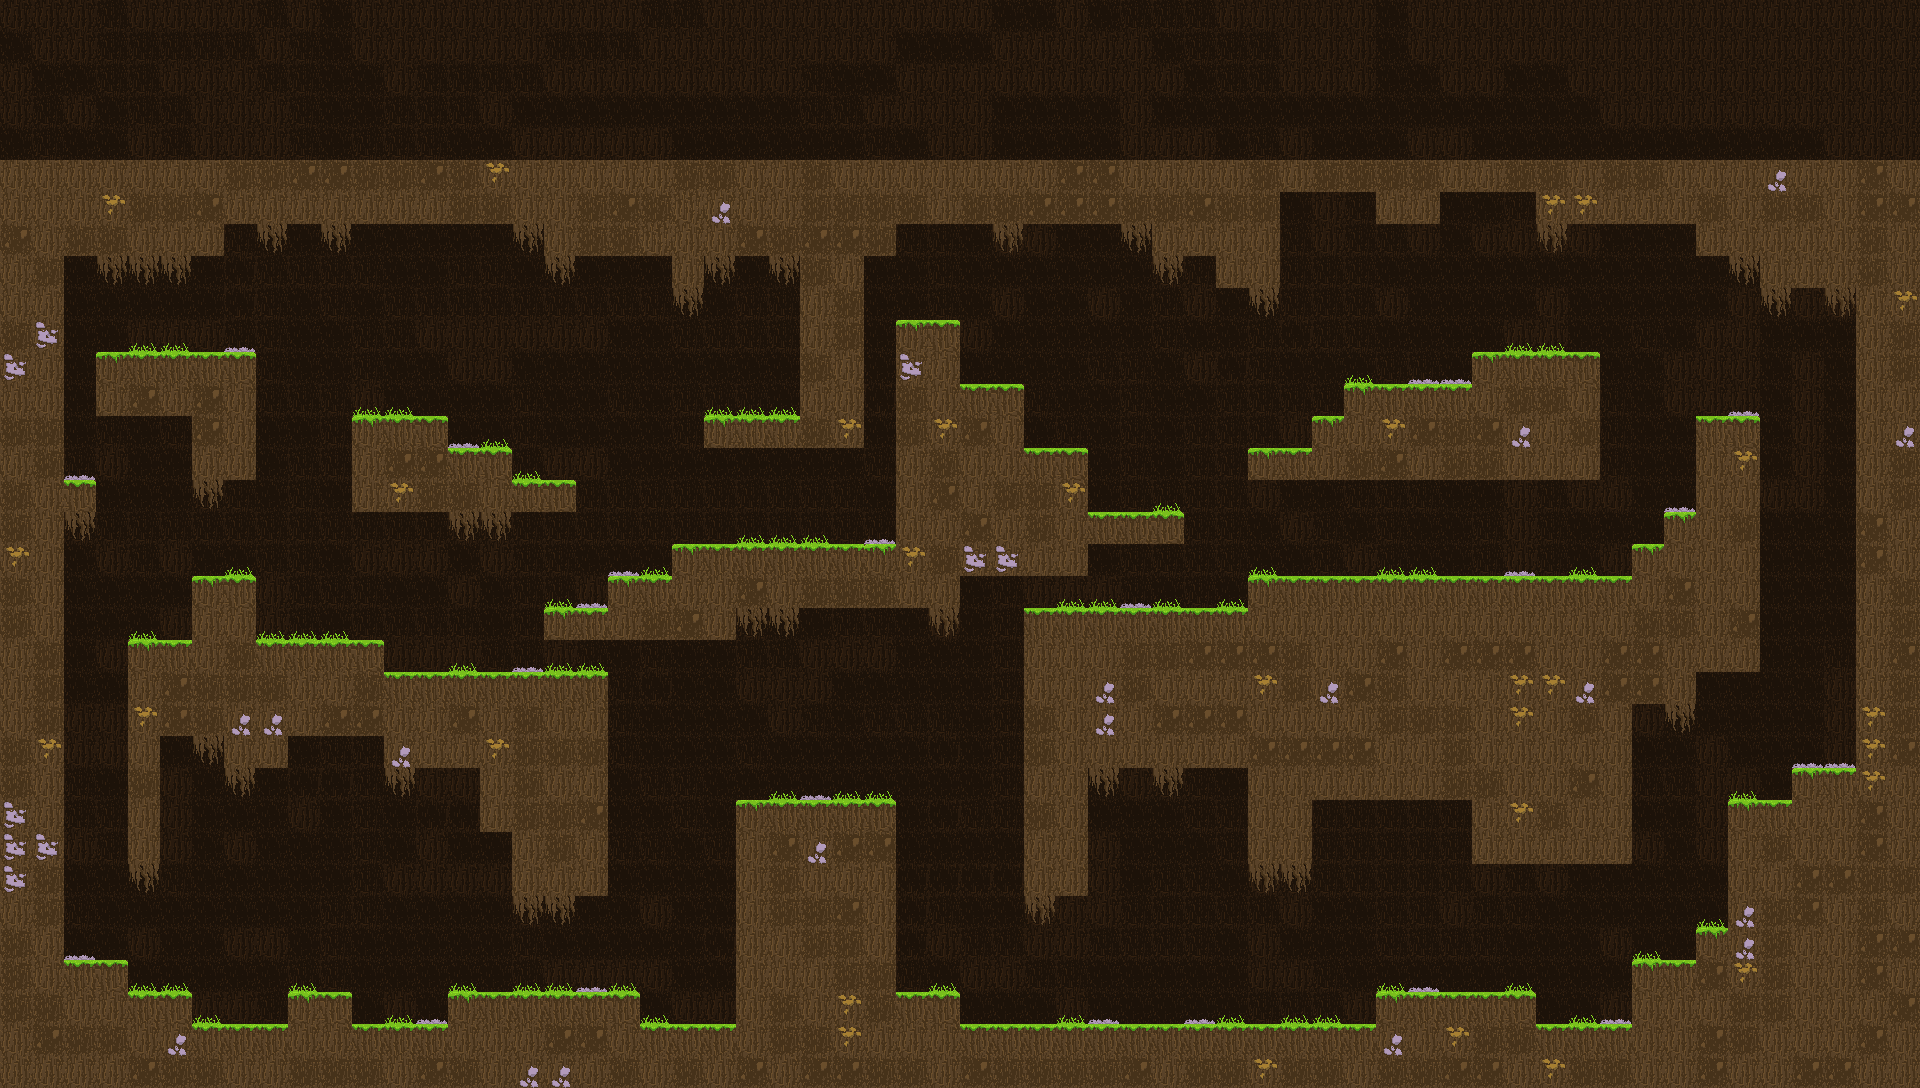

The image is a tile-based game level rendered from a .tmx file. Its description and source (layers, tilesets, objects; grid data summarised) follow:
An orthogonal 60x34 tile map with 32x32 px tiles, 3 tile layers (Background, Block_parkour, Decoration).

<map version="1.2" tiledversion="1.2.1" orientation="orthogonal" renderorder="right-down" width="60" height="34" tilewidth="32" tileheight="32" infinite="0" nextlayerid="35" nextobjectid="1">
 <tileset firstgid="1" source="new.tsx" />
 <layer id="31" name="Background" width="60" height="34">
  <data>[2040 cells, 2040 non-empty, 4 distinct tile ids]</data>
 </layer>
 <layer id="32" name="Block_parkour" width="60" height="34">
  <data>[2040 cells, 832 non-empty, 2 distinct tile ids]</data>
 </layer>
 <layer id="33" name="Decoration" width="60" height="34">
  <data>[2040 cells, 602 non-empty, 15 distinct tile ids]</data>
 </layer>
</map>